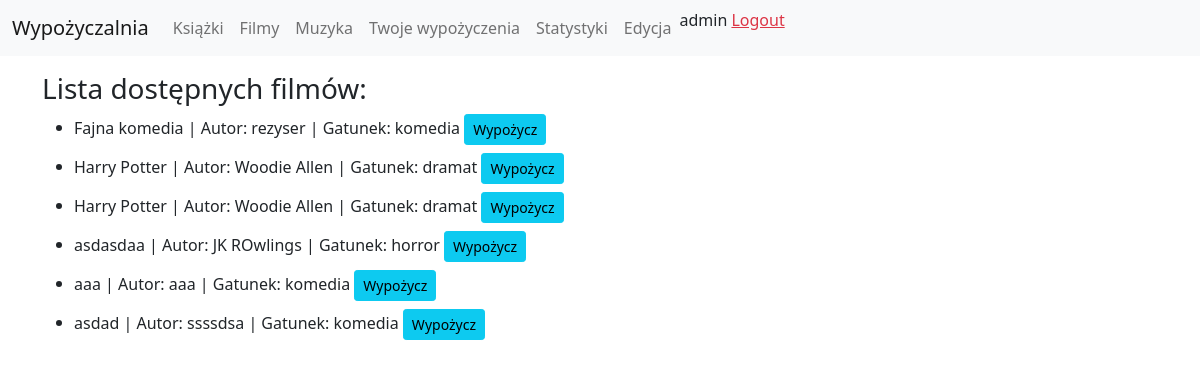
/biblioteka/filmy/ (signed in), run on an earlier commit of the app's database.
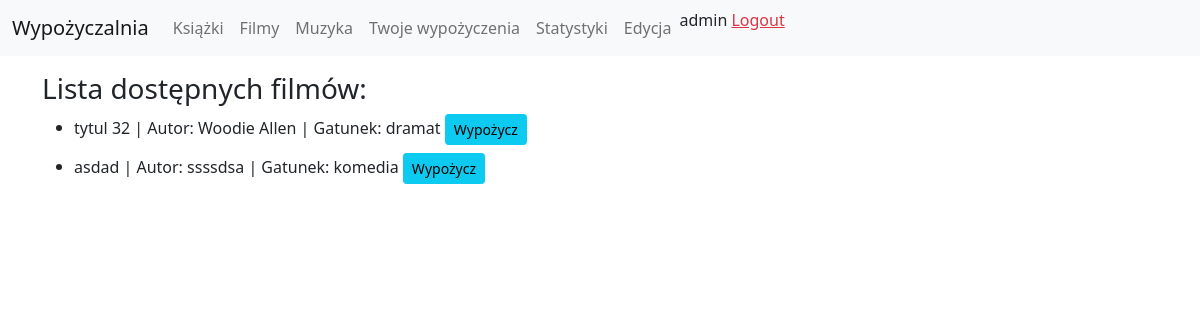
And on a later commit of the database.
### Biblioteka/models.py (models this page shows, shortened)
class Film(models.Model):
    rezyser = models.CharField(max_length=200)
    tytul = models.CharField(max_length=200)
    gatunek = models.CharField(max_length=200)
    czas_trwania = models.IntegerField()
    wypozyczajacy = models.ForeignKey(settings.AUTH_USER_MODEL, on_delete=models.CASCADE, blank=True, null=True)
    class Meta:
        unique_together = ('rezyser', 'tytul', 'czas_trwania',)

### Biblioteka/views.py (the view)
# urls.py: path('filmy/', login_required(login_url='loginPage')(Filmy.as_view()), name='filmy'),
class Filmy(View):
    def get(self, request):
        try:
            filmy = get_list_or_404(Film, wypozyczajacy=None)
        except:
            filmy = None
        return render(request, 'biblioteka/filmy.html', {'filmy': filmy})

### Biblioteka/templates/biblioteka/filmy.html
{% extends "base.html" %}
{% block content %}
<div class="container pt-3">
    <h3>Lista dostępnych filmów:</h3>
    <ul>
        {% for film in filmy %}
        <li class="mb-2">{{film.tytul}} | Autor: {{film.rezyser}} | Gatunek: {{film.gatunek}} <a href='/biblioteka/wypozycz/filmy/{{film.id}}' class='btn btn-info btn-sm'>Wypożycz</a></li>
        {% endfor %}
    </ul>
</div>
{% endblock %}

What changed in the data, as far as the page shows it:
removed Film: tytul "Fajna komedia", rezyser "rezyser", gatunek "komedia"
no longer on this page (row edited): Film: tytul "Harry Potter", rezyser "Woodie Allen", gatunek "dramat"
no longer on this page (row edited): Film: tytul "Harry Potter", rezyser "Woodie Allen", gatunek "dramat"
no longer on this page (row edited): Film: tytul "asdasdaa", rezyser "JK ROwlings", gatunek "horror"
no longer on this page (row edited): Film: tytul "aaa", rezyser "aaa", gatunek "komedia"
now on this page (row edited): Film: tytul "tytul 32", rezyser "Woodie Allen", gatunek "dramat"
